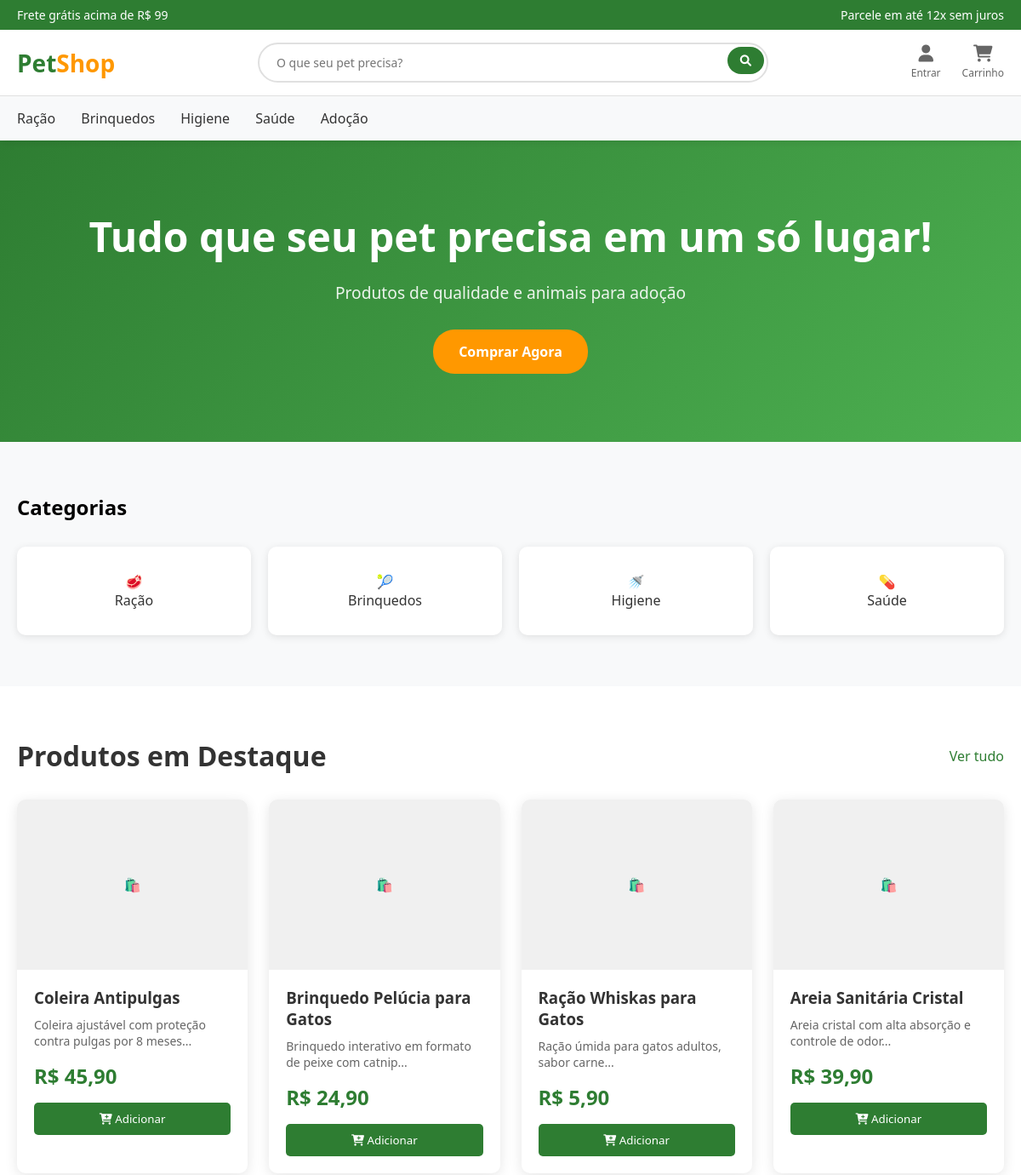
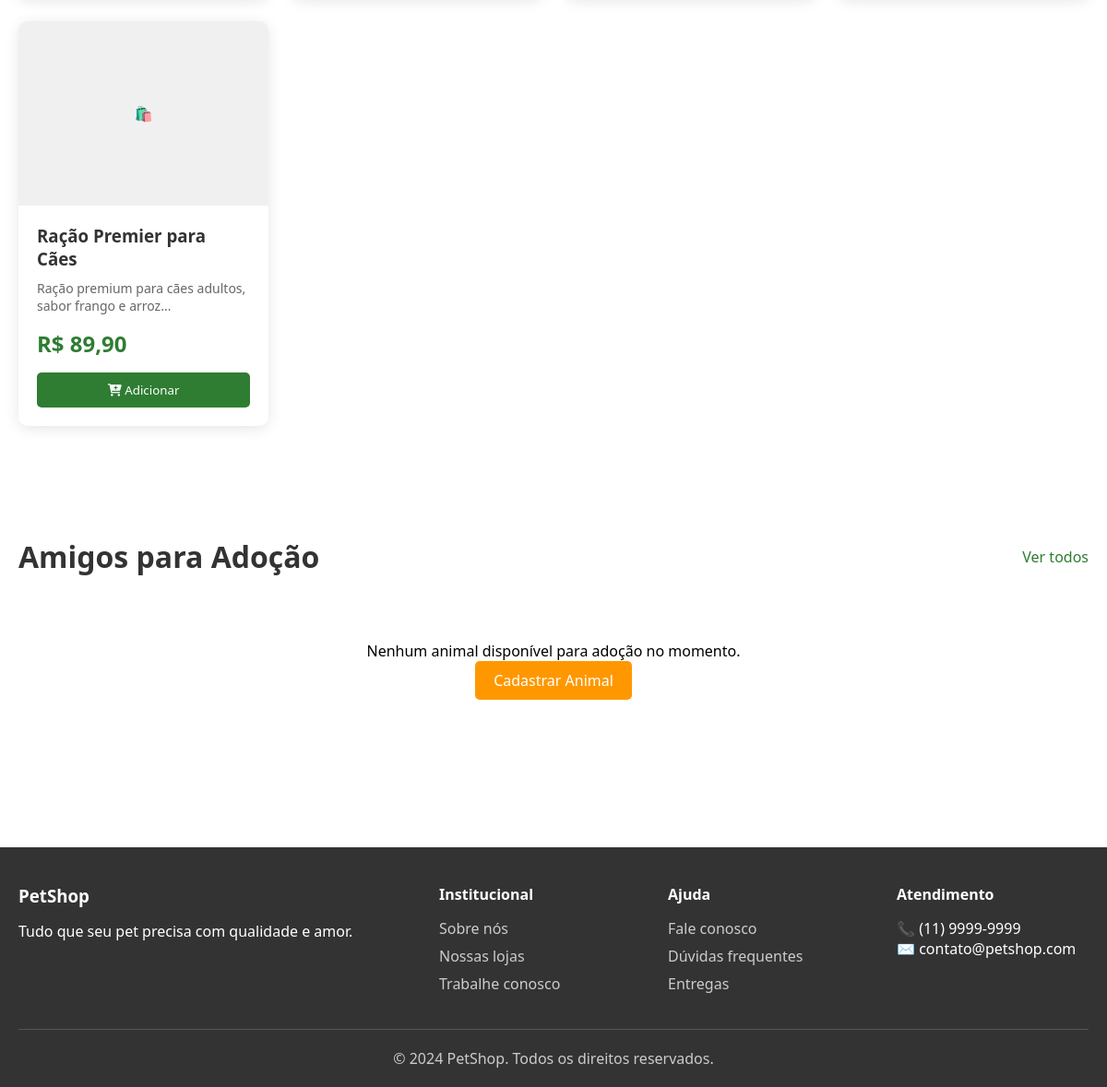
The page / on the database its author committed (2 pictures, top to bottom).
### tables this page shows
CREATE TABLE `produtos` (
  `id` int(11) NOT NULL,
  `nome` varchar(100) NOT NULL,
  `descricao` text DEFAULT NULL,
  `preco` decimal(10,2) NOT NULL,
  `quantidade_estoque` int(11) DEFAULT 0,
  `categoria_id` int(11) DEFAULT NULL,
  `fornecedor` varchar(100) DEFAULT NULL,
  `data_cadastro` date DEFAULT NULL,
  `destaque` tinyint(4) DEFAULT 0,
  `categoria` varchar(100) DEFAULT NULL,
  `imagem` varchar(255) DEFAULT NULL,
  `created_at` timestamp NOT NULL DEFAULT current_timestamp()
);

### index.php (the view, shortened to what this page needs)
<?php
include 'conexao.php';
$produtos_destaque = $pdo->query("SELECT * FROM produtos WHERE destaque = 1 ORDER BY RAND() LIMIT 8")->fetchAll();
$animais_destaque = $pdo->query("
    SELECT a.*, t.nome as tipo_nome
    FROM animais a
    LEFT JOIN tipos_animais t ON a.tipo_animal_id = t.id
    WHERE a.adotado = 0
    ORDER BY a.data_entrada DESC
    LIMIT 4
")->fetchAll();
?>
<!DOCTYPE html>
<html lang="pt-BR">
<head>
    <link rel="stylesheet" href="https://cdnjs.cloudflare.com/ajax/libs/font-awesome/6.0.0/css/all.min.css">
</head>
<body>
    <header class="header">
        <div class="header-top">
            <div class="container">
                <div>Frete grátis acima de R$ 99</div>
                <div>Parcele em até 12x sem juros</div>
            </div>
        </div>
        <div class="header-main">
            <div class="container">
                <a href="index.php" class="logo">Pet<span>Shop</span></a>
                <div class="search-bar">
                    <input type="text" placeholder="O que seu pet precisa?">
                    <button><i class="fas fa-search"></i></button>
                </div>
                <div class="header-actions">
                    <?php if (isset($_SESSION['usuario_id'])): ?>
                        <div class="user-menu">
                            <a href="#" class="action-item">
                                <i class="fas fa-user"></i>
                                Minha Conta
                            </a>
                            <div class="user-dropdown">
                                <a href="perfil.php"><i class="fas fa-user-circle"></i> Meu Perfil</a>
                                <a href="pedidos.php"><i class="fas fa-shopping-bag"></i> Meus Pedidos</a>
                                <a href="carrinho.php"><i class="fas fa-shopping-cart"></i> Meu Carrinho</a>
                                <a href="animais.php"><i class="fas fa-paw"></i> Meus Animais</a>
                                <a href="logout.php"><i class="fas fa-sign-out-alt"></i> Sair</a>
                            </div>
                        </div>
                    <?php else: ?>
                        <a href="login.php" class="action-item">
                            <i class="fas fa-user"></i>
                            Entrar
                        </a>
                    <?php endif; ?>
                    <div class="carrinho-item">
                        <a href="carrinho.php" class="action-item">
                            <i class="fas fa-shopping-cart"></i>
                            Carrinho
                        </a>
                    </div>
                </div>
            </div>
        </div>
        <nav class="nav-menu">
            <div class="container">
                <a href="produtos.php?categoria=racao">Ração</a>
                <a href="produtos.php?categoria=brinquedos">Brinquedos</a>
                <a href="produtos.php?categoria=higiene">Higiene</a>
                <a href="produtos.php?categoria=saude">Saúde</a>
                <a href="animais.php">Adoção</a>
            </div>
        </nav>
    </header>
    <main>
        <section class="banner">
            <div class="container">
                <div class="banner-content">
                    <h1>Tudo que seu pet precisa em um só lugar!</h1>
                    <p>Produtos de qualidade e animais para adoção</p>
                    <a href="produtos.php" class="btn-primary">Comprar Agora</a>
                </div>
            </div>
        </section>
        <section class="categorias">
            <div class="container">
                <h2>Categorias</h2>
                <div class="categorias-grid">
                    <a href="produtos.php?categoria=racao" class="categoria-card">
                        <span style="display: none;">🥩</span>
                        <span>Ração</span>
                    </a>
                    <a href="produtos.php?categoria=brinquedos" class="categoria-card">
                        <span style="display: none;">🎾</span>
                        <span>Brinquedos</span>
                    </a>
                    <a href="produtos.php?categoria=higiene" class="categoria-card">
                        <span style="display: none;">🚿</span>
                        <span>Higiene</span>
                    </a>
                    <a href="produtos.php?categoria=saude" class="categoria-card">
                        <span style="display: none;">💊</span>
                        <span>Saúde</span>
                    </a>
                </div>
            </div>
        </section>
        <section class="produtos-destaque">
            <div class="container">
                <div class="section-header">
                    <h2>Produtos em Destaque</h2>
                    <a href="produtos.php" class="ver-tudo">Ver tudo</a>
                </div>
                <div class="produtos-grid">
                    <?php foreach($produtos_destaque as $produto): ?>
                    <div class="produto-card">
                        <div class="produto-imagem">
                            <?php if (!empty($produto['imagem'])): ?>
                                <img src="<?php echo $produto['imagem']; ?>" alt="<?php echo $produto['nome']; ?>">
                            <?php else: ?>
                                <span>🛍️</span>
                            <?php endif; ?>
                        </div>
                        <div class="produto-info">
                            <h3><?php echo $produto['nome']; ?></h3>
                            <p class="produto-desc"><?php echo substr($produto['descricao'], 0, 60) . '...'; ?></p>
                            <div class="produto-preco">R$ <?php echo number_format($produto['preco'], 2, ',', '.'); ?></div>
                            <button class="btn-adicionar" onclick="adicionarAoCarrinho(<?php echo $produto['id']; ?>)">
                                <i class="fas fa-cart-plus"></i> Adicionar
                            </button>
                        </div>
                    </div>
                    <?php endforeach; ?>
                </div>
            </div>
        </section>
        <section class="animais-adocao">
            <div class="container">
                <div class="section-header">
                    <h2>Amigos para Adoção</h2>
                    <a href="animais.php" class="ver-tudo">Ver todos</a>
                </div>
                <div class="animais-grid">
                    <?php if (count($animais_destaque) > 0): ?>
                        <?php foreach($animais_destaque as $animal): ?>
                        <div class="animal-card">
                            <div class="animal-imagem">
                                <?php if (!empty($animal['foto'])): ?>
                                    <img src="<?php echo $animal['foto']; ?>" alt="<?php echo $animal['nome']; ?>">
                                <?php else: ?>
                                    <span>🐾</span>
                                <?php endif; ?>
                            </div>
                            <div class="animal-info">
                                <h3><?php echo $animal['nome']; ?></h3>
                                <p class="animal-details"><?php echo $animal['tipo_nome']; ?> • <?php echo $animal['idade']; ?> anos</p>
                                <a href="detalhes_animal.php?id=<?php echo $animal['id']; ?>" class="btn-adotar">Conhecer</a>
                            </div>
                        </div>
                        <?php endforeach; ?>
                    <?php else: ?>
                        <div style="grid-column: 1 / -1; text-align: center; padding: 40px;">
                            <p>Nenhum animal disponível para adoção no momento.</p>
                            <a href="cadastrar_animal.php" class="btn-adotar">Cadastrar Animal</a>
                        </div>
                    <?php endif; ?>
                </div>
            </div>
        </section>
    </main>
    <footer class="footer">
        <div class="container">
            <div class="footer-content">
                <div class="footer-section">
                    <h3>PetShop</h3>
                    <p>Tudo que seu pet precisa com qualidade e amor.</p>
                </div>
                <div class="footer-section">
                    <h4>Institucional</h4>
                    <a href="#">Sobre nós</a>
                    <a href="#">Nossas lojas</a>
                    <a href="#">Trabalhe conosco</a>
                </div>
                <div class="footer-section">
                    <h4>Ajuda</h4>
                    <a href="#">Fale conosco</a>
                    <a href="#">Dúvidas frequentes</a>
                    <a href="#">Entregas</a>
                </div>
                <div class="footer-section">
                    <h4>Atendimento</h4>
                    <p>📞 (11) 9999-9999</p>
                    <p>✉️ contato@petshop.com</p>
                </div>
            </div>
            <div class="footer-bottom">
                <p>&copy; 2024 PetShop. Todos os direitos reservados.</p>
            </div>
        </div>
    </footer>
</body>
</html>

### index.php (style rules this page uses)
* { margin: 0; padding: 0; box-sizing: border-box; font-family: 'Segoe UI', Tahoma, Geneva, Verdana, sans-serif; }
.header { background: #fff; box-shadow: 0 2px 10px rgba(0,0,0,0.1); position: sticky; top: 0; z-index: 1000; }
.header-top { background: #2E7D32; color: white; padding: 8px 0; font-size: 14px; }
.header-top .container { display: flex; justify-content: space-between; align-items: center; max-width: 1200px; margin: 0 auto; padding: 0 20px; }
.header-main { padding: 15px 0; }
.header-main .container { display: flex; align-items: center; justify-content: space-between; max-width: 1200px; margin: 0 auto; padding: 0 20px; }
.logo { font-size: 28px; font-weight: bold; color: #2E7D32; text-decoration: none; }
.logo span { color: #FF9800; }
.search-bar { flex: 1; max-width: 600px; margin: 0 40px; position: relative; }
.search-bar input { width: 100%; padding: 12px 20px; border: 2px solid #e0e0e0; border-radius: 25px; font-size: 14px; outline: none; transition: border-color 0.3s; }
.search-bar button { position: absolute; right: 5px; top: 5px; background: #2E7D32; border: none; border-radius: 20px; padding: 7px 15px; color: white; cursor: pointer; }
.header-actions { display: flex; align-items: center; gap: 25px; }
.action-item { display: flex; flex-direction: column; align-items: center; text-decoration: none; color: #666; font-size: 12px; transition: color 0.3s; }
.action-item i { font-size: 20px; margin-bottom: 4px; }
.nav-menu { background: #f8f9fa; border-top: 1px solid #e0e0e0; }
.nav-menu .container { display: flex; gap: 30px; max-width: 1200px; margin: 0 auto; padding: 15px 20px; }
.nav-menu a { text-decoration: none; color: #333; font-weight: 500; transition: color 0.3s; }
.carrinho-item { position: relative; }
.banner { background: linear-gradient(135deg, #2E7D32, #4CAF50); color: white; padding: 80px 0; text-align: center; }
.banner h1 { font-size: 3rem; margin-bottom: 20px; }
.banner p { font-size: 1.2rem; margin-bottom: 30px; opacity: 0.9; }
.btn-primary { background: #FF9800; color: white; padding: 15px 30px; border-radius: 25px; text-decoration: none; font-weight: bold; transition: background 0.3s; display: inline-block; }
.categorias { padding: 60px 0; background: #f8f9fa; }
.container { max-width: 1200px; margin: 0 auto; padding: 0 20px; }
.categorias-grid { display: grid; grid-template-columns: repeat(auto-fit, minmax(200px, 1fr)); gap: 20px; margin-top: 30px; }
.categoria-card { background: white; border-radius: 10px; padding: 30px 20px; text-align: center; text-decoration: none; color: #333; box-shadow: 0 2px 10px rgba(0,0,0,0.1); transition: transform 0.3s; }
.produtos-destaque, .animais-adocao { padding: 60px 0; }
.section-header { display: flex; justify-content: space-between; align-items: center; margin-bottom: 30px; }
.section-header h2 { font-size: 2rem; color: #333; }
.ver-tudo { color: #2E7D32; text-decoration: none; font-weight: 500; }
.produtos-grid, .animais-grid { display: grid; grid-template-columns: repeat(auto-fit, minmax(250px, 1fr)); gap: 25px; }
.produto-card, .animal-card { background: white; border-radius: 10px; overflow: hidden; box-shadow: 0 3px 15px rgba(0,0,0,0.1); transition: transform 0.3s; }
.produto-imagem, .animal-imagem { height: 200px; overflow: hidden; background: #f0f0f0; display: flex; align-items: center; justify-content: center; }
.produto-info, .animal-info { padding: 20px; }
.produto-info h3, .animal-info h3 { margin-bottom: 10px; color: #333; }
.produto-desc { color: #666; font-size: 14px; margin-bottom: 15px; }
.produto-preco { font-size: 1.5rem; font-weight: bold; color: #2E7D32; margin-bottom: 15px; }
.btn-adicionar { background: #2E7D32; color: white; border: none; padding: 10px 20px; border-radius: 5px; cursor: pointer; width: 100%; transition: background 0.3s; }
.btn-adotar { background: #FF9800; color: white; padding: 10px 20px; border-radius: 5px; text-decoration: none; display: inline-block; transition: background 0.3s; }
.footer { background: #333; color: white; padding: 40px 0 20px; margin-top: 60px; }
.footer-content { display: grid; grid-template-columns: 2fr 1fr 1fr 1fr; gap: 40px; margin-bottom: 30px; }
.footer-section h3, .footer-section h4 { margin-bottom: 15px; color: #fff; }
.footer-section a { display: block; color: #ccc; text-decoration: none; margin-bottom: 8px; transition: color 0.3s; }
.footer-bottom { border-top: 1px solid #555; padding-top: 20px; text-align: center; color: #ccc; }

### rows shown on the page
produtos: nome "Coleira Antipulgas", descricao "Coleira ajustável com proteção contra pulgas por 8 meses", preco "45,90"
produtos: nome "Brinquedo Pelúcia para Gatos", descricao "Brinquedo interativo em formato de peixe com catnip", preco "24,90"
produtos: nome "Ração Whiskas para Gatos", descricao "Ração úmida para gatos adultos, sabor carne", preco "5,90"
produtos: nome "Areia Sanitária Cristal", descricao "Areia cristal com alta absorção e controle de odor", preco "39,90"
produtos: nome "Ração Premier para Cães", descricao "Ração premium para cães adultos, sabor frango e arroz", preco "89,90"
